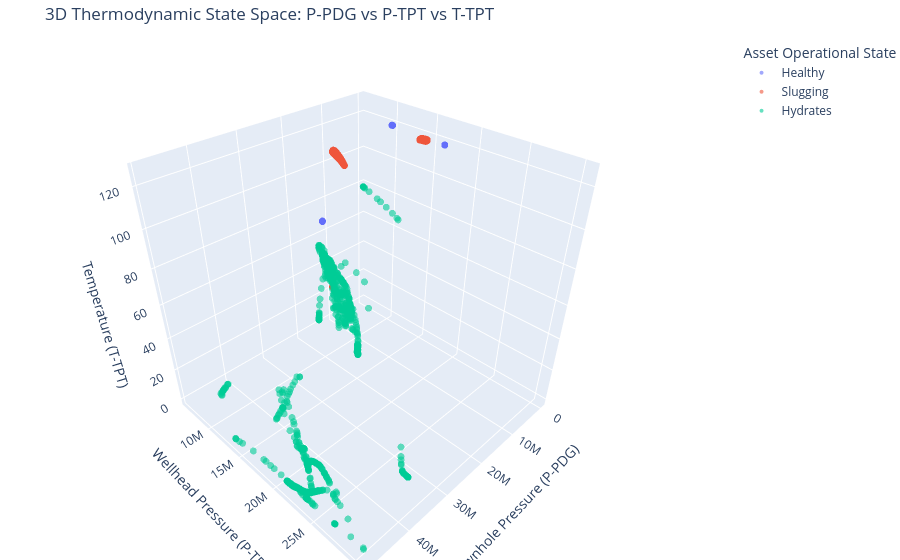

Write notebook code for a chart like this one.
### Code cell
import plotly.express as px

# Create the interactive 3D scatter plot
fig = px.scatter_3d(
    master_df, 
    x='P-PDG', 
    y='P-TPT', 
    z='T-TPT',
    color='Asset_State',  # Distinct colors for Healthy, Slugging, and Hydrates
    opacity=0.6,          # Helps see through dense clusters of data points
    title='3D Thermodynamic State Space: P-PDG vs P-TPT vs T-TPT',
    labels={
        'P-PDG': 'Downhole Pressure (P-PDG)',
        'P-TPT': 'Wellhead Pressure (P-TPT)',
        'T-TPT': 'Temperature (T-TPT)'
    }
)

# Update marker size for better visual clarity
fig.update_traces(marker=dict(size=4))

# Adjust the layout to make it spacious
fig.update_layout(
    margin=dict(l=0, r=0, b=0, t=40),
    legend=dict(title_text='Asset Operational State')
)

# Render the plot in your Jupyter Notebook
fig.show()

### Figure 1 — Plotly figure (JSON) as saved in the notebook; plotly's stock layout.template omitted (floating-point values rounded to 4 significant figures; data arrays with more than 128 entries replaced by an {"elided": "..."} marker saying what was removed)
{"data": [{"hovertemplate": "Asset_State=Healthy<br>Downhole Pressure (P-PDG)=%{x}<br>Wellhead Pressure (P-TPT)=%{y}<br>Temperature (T-TPT)=%{z}<extra></extra>", "legendgroup": "Healthy", "marker": {"color": "#636efa", "opacity": 0.6, "size": 4, "symbol": "circle"}, "mode": "markers", "name": "Healthy", "scene": "scene", "showlegend": true, "type": "scatter3d", "x": {"elided": "3000 float values"}, "y": {"elided": "3000 float values"}, "z": {"elided": "3000 float values"}}, {"hovertemplate": "Asset_State=Slugging<br>Downhole Pressure (P-PDG)=%{x}<br>Wellhead Pressure (P-TPT)=%{y}<br>Temperature (T-TPT)=%{z}<extra></extra>", "legendgroup": "Slugging", "marker": {"color": "#EF553B", "opacity": 0.6, "size": 4, "symbol": "circle"}, "mode": "markers", "name": "Slugging", "scene": "scene", "showlegend": true, "type": "scatter3d", "x": {"elided": "3000 float values"}, "y": {"elided": "3000 float values"}, "z": {"elided": "3000 float values"}}, {"hovertemplate": "Asset_State=Hydrates<br>Downhole Pressure (P-PDG)=%{x}<br>Wellhead Pressure (P-TPT)=%{y}<br>Temperature (T-TPT)=%{z}<extra></extra>", "legendgroup": "Hydrates", "marker": {"color": "#00cc96", "opacity": 0.6, "size": 4, "symbol": "circle"}, "mode": "markers", "name": "Hydrates", "scene": "scene", "showlegend": true, "type": "scatter3d", "x": {"elided": "3000 float values"}, "y": {"elided": "3000 float values"}, "z": {"elided": "3000 float values"}}], "layout": {"legend": {"title": {"text": "Asset Operational State"}, "tracegroupgap": 0}, "margin": {"b": 0, "l": 0, "r": 0, "t": 40}, "scene": {"domain": {"x": [0, 1], "y": [0, 1]}, "xaxis": {"title": {"text": "Downhole Pressure (P-PDG)"}}, "yaxis": {"title": {"text": "Wellhead Pressure (P-TPT)"}}, "zaxis": {"title": {"text": "Temperature (T-TPT)"}}}, "title": {"text": "3D Thermodynamic State Space: P-PDG vs P-TPT vs T-TPT"}}}
